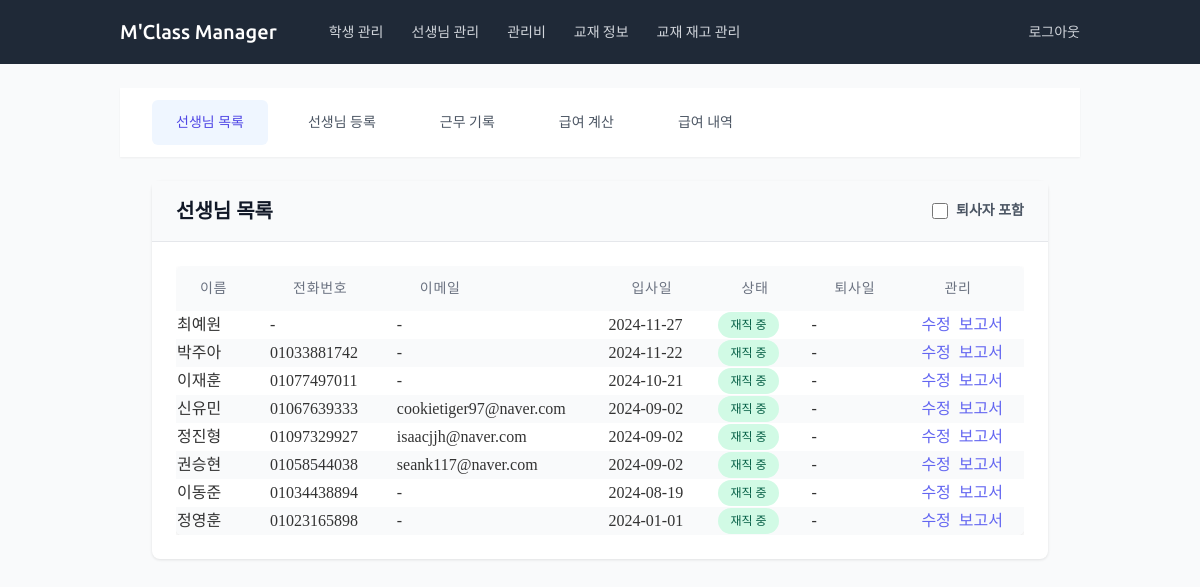
Before: /teachers/ (signed in) with the older database file.
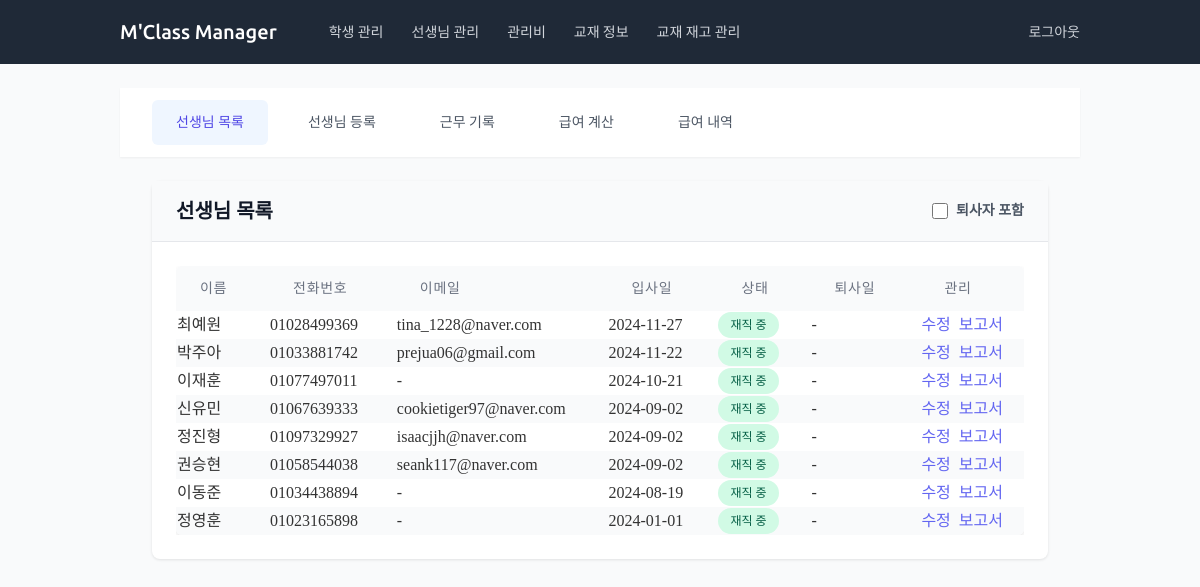
After: the same page with the newer database file.
### teachers/models.py (models this page shows, shortened)
class Teacher(models.Model):
    GENDER_CHOICES = [
        ('M', '남'),
        ('F', '여'),
    ]
    name = models.CharField(max_length=100, verbose_name='이름')
    phone_number = models.CharField(
        max_length=11,
        validators=[validate_phone_number],
        blank=True,
        null=True,
        verbose_name='전화번호'
    )
    email = models.EmailField(blank=True, null=True, verbose_name='이메일')
    gender = models.CharField(max_length=1, choices=GENDER_CHOICES, blank=True, null=True, verbose_name='성별')
    hire_date = models.DateField(blank=True, null=True, verbose_name='입사일')
    resignation_date = models.DateField(null=True, blank=True, verbose_name='퇴사일')
    bank = models.ForeignKey('common.Bank', on_delete=models.SET_NULL, blank=True, null=True, verbose_name='거래은행')
    account_number = models.CharField(max_length=20, blank=True, null=True, verbose_name='급여계좌')
    base_salary = models.IntegerField(blank=True, null=True, verbose_name='급여기준', default=15000)
    additional_salary = models.IntegerField(blank=True, null=True, verbose_name='추가급여', default=0)
    other_info = models.TextField(blank=True, null=True, verbose_name='기타')
    is_active = models.BooleanField(default=True, verbose_name="재직 중")
    extra_field1 = models.CharField(max_length=100, blank=True, null=True, verbose_name='예비1')
    extra_field2 = models.CharField(max_length=100, blank=True, null=True, verbose_name='예비2')
    extra_field3 = models.CharField(max_length=100, blank=True, null=True, verbose_name='예비3')
    extra_field4 = models.CharField(max_length=100, blank=True, null=True, verbose_name='예비4')
    class Meta:
        verbose_name = '교사'
        verbose_name_plural = '교사'

### teachers/views.py (the view)
# urls.py: path('', views.TeacherListView.as_view(), name='teacher_list'),
class TeacherListView(LoginRequiredMixin, ListView):
    model = Teacher
    template_name = 'teachers/teacher_list.html'
    context_object_name = 'teachers'
    def get_queryset(self):
        queryset = Teacher.objects.all()
        show_inactive = self.request.GET.get('show_inactive') == 'on'
        if not show_inactive:
            queryset = queryset.filter(is_active=True)
        active_teachers = queryset.filter(is_active=True).order_by('-hire_date')
        inactive_teachers = queryset.filter(is_active=False).order_by('-resignation_date') # 퇴사 날짜 기준으로 역순 정렬
        return active_teachers, inactive_teachers
    def get_context_data(self, **kwargs):
        context = super().get_context_data(**kwargs)
        context['show_inactive'] = self.request.GET.get('show_inactive') == 'on'
        context['active_teachers'], context['inactive_teachers'] = self.get_queryset()
        return context

### teachers/templates/teachers/teacher_list.html (shortened to what this page needs)
{% extends 'teachers/base_teachers.html' %}
{% block teacher_content %}
<div class="content-card">
    <div class="card-header">
        <div class="flex items-center justify-between">
            <h1 class="text-xl font-semibold text-gray-900">선생님 목록</h1>
            <div class="flex items-center space-x-4">
                <form method="get" class="flex items-center">
                    <label class="inline-flex items-center">
                        <input type="checkbox" name="show_inactive"
                               class="form-checkbox h-4 w-4 text-indigo-600"
                               onchange="this.form.submit()">
                        <span class="ml-2 text-sm text-gray-600">퇴사자 포함</span>
                    </label>
                </form>
            </div>
        </div>
    </div>
    <div class="card-body">
        <div class="overflow-x-auto">
            <table class="content-table">
                <thead>
                    <tr>
                        <th>이름</th>
                        <th>전화번호</th>
                        <th>이메일</th>
                        <th>입사일</th>
                        <th>상태</th>
                        <th>퇴사일</th>
                        <th>관리</th>
                    </tr>
                </thead>
                <tbody>
                    {% if active_teachers %}
                        {% for teacher in active_teachers %}
                        <tr>
                            <td>
                                {{ teacher.name }}
                            </td>
                            <td>{{ teacher.phone_number|default:"-" }}</td>
                            <td>{{ teacher.email|default:"-" }}</td>
                            <td>{{ teacher.hire_date|date:"Y-m-d" }}</td>
                            <td>
                                <span class="status-badge status-badge-success">
                                    재직 중
                                </span>
                            </td>
                            <td>-</td>
                            <td>
                                <div class="flex space-x-2">
                                    <a href="{% url 'teachers:teacher_update' teacher.pk %}"
                                       class="link-primary">수정</a>
                                    <a href="{% url 'teachers:teacher_pdf_report' teacher.pk %}"
                                       class="link-primary" target="_blank">보고서</a>
                                </div>
                            </td>
                        </tr>
                        {% endfor %}
                    {% endif %}
                </tbody>
            </table>
        </div>
    </div>
</div>
{% endblock %}

Changed rows visible on the page:
changed Teacher "최예원": phone_number "-" → "01028499369"; email "-" → "tina_1228@naver.com"
changed Teacher "박주아": email "-" → "prejua06@gmail.com"
